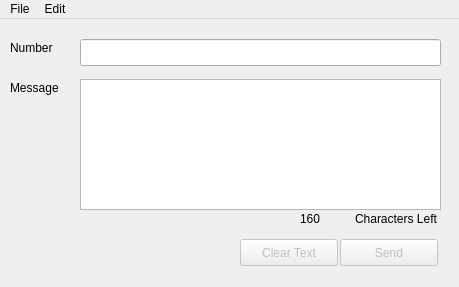
<?xml version="1.0" encoding="UTF-8"?>
<ui version="4.0">
 <class>MainWindow</class>
 <widget class="QMainWindow" name="MainWindow">
  <property name="geometry">
   <rect>
    <x>0</x>
    <y>0</y>
    <width>459</width>
    <height>287</height>
   </rect>
  </property>
  <property name="windowTitle">
   <string>PriscaSMS</string>
  </property>
  <widget class="QWidget" name="centralwidget">
   <widget class="QLabel" name="label">
    <property name="geometry">
     <rect>
      <x>10</x>
      <y>20</y>
      <width>67</width>
      <height>17</height>
     </rect>
    </property>
    <property name="text">
     <string>Number</string>
    </property>
   </widget>
   <widget class="QLineEdit" name="lineEditPhoneNumber">
    <property name="geometry">
     <rect>
      <x>80</x>
      <y>20</y>
      <width>361</width>
      <height>27</height>
     </rect>
    </property>
    <property name="inputMethodHints">
     <set>Qt::ImhNone</set>
    </property>
   </widget>
   <widget class="QLabel" name="label_2">
    <property name="geometry">
     <rect>
      <x>10</x>
      <y>60</y>
      <width>67</width>
      <height>17</height>
     </rect>
    </property>
    <property name="text">
     <string>Message</string>
    </property>
   </widget>
   <widget class="QTextEdit" name="textEditMessage">
    <property name="geometry">
     <rect>
      <x>80</x>
      <y>60</y>
      <width>361</width>
      <height>131</height>
     </rect>
    </property>
    <property name="acceptRichText">
     <bool>false</bool>
    </property>
   </widget>
   <widget class="QPushButton" name="pushButtonSend">
    <property name="enabled">
     <bool>false</bool>
    </property>
    <property name="geometry">
     <rect>
      <x>340</x>
      <y>220</y>
      <width>98</width>
      <height>27</height>
     </rect>
    </property>
    <property name="text">
     <string>Send</string>
    </property>
   </widget>
   <widget class="QPushButton" name="pushButtonClear">
    <property name="enabled">
     <bool>false</bool>
    </property>
    <property name="geometry">
     <rect>
      <x>240</x>
      <y>220</y>
      <width>98</width>
      <height>27</height>
     </rect>
    </property>
    <property name="text">
     <string>Clear Text</string>
    </property>
   </widget>
   <widget class="QWidget" name="layoutWidget">
    <property name="geometry">
     <rect>
      <x>300</x>
      <y>190</y>
      <width>138</width>
      <height>19</height>
     </rect>
    </property>
    <layout class="QHBoxLayout" name="horizontalLayout">
     <item>
      <widget class="QLabel" name="label_chars_left">
       <property name="text">
        <string>160</string>
       </property>
      </widget>
     </item>
     <item>
      <widget class="QLabel" name="label_4">
       <property name="text">
        <string>Characters Left</string>
       </property>
      </widget>
     </item>
    </layout>
   </widget>
   <zorder>layoutWidget</zorder>
   <zorder>label</zorder>
   <zorder>lineEditPhoneNumber</zorder>
   <zorder>label_2</zorder>
   <zorder>pushButtonSend</zorder>
   <zorder>pushButtonClear</zorder>
   <zorder>textEditMessage</zorder>
  </widget>
  <widget class="QMenuBar" name="menuBar">
   <property name="geometry">
    <rect>
     <x>0</x>
     <y>0</y>
     <width>459</width>
     <height>25</height>
    </rect>
   </property>
   <widget class="QMenu" name="menuFile">
    <property name="title">
     <string>File</string>
    </property>
    <addaction name="actionQuit"/>
   </widget>
   <widget class="QMenu" name="menuEdit">
    <property name="title">
     <string>Edit</string>
    </property>
    <addaction name="actionPreferences"/>
   </widget>
   <addaction name="menuFile"/>
   <addaction name="menuEdit"/>
  </widget>
  <action name="actionPreferences">
   <property name="text">
    <string>Preferences</string>
   </property>
  </action>
  <action name="actionQuit">
   <property name="text">
    <string>Quit</string>
   </property>
  </action>
 </widget>
 <resources/>
 <connections>
  <connection>
   <sender>pushButtonClear</sender>
   <signal>clicked()</signal>
   <receiver>textEditMessage</receiver>
   <slot>clear()</slot>
   <hints>
    <hint type="sourcelabel">
     <x>299</x>
     <y>236</y>
    </hint>
    <hint type="destinationlabel">
     <x>243</x>
     <y>143</y>
    </hint>
   </hints>
  </connection>
 </connections>
</ui>
